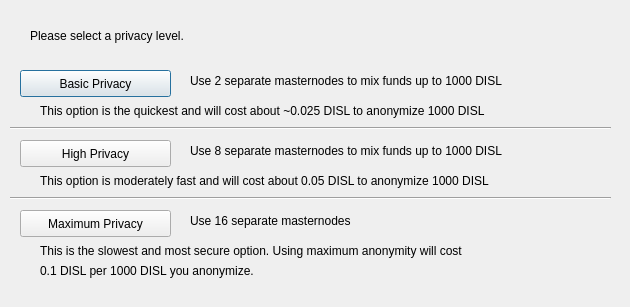
<?xml version="1.0" encoding="UTF-8"?>
<ui version="4.0">
 <class>DarksendConfig</class>
 <widget class="QDialog" name="DarksendConfig">
  <property name="geometry">
   <rect>
    <x>0</x>
    <y>0</y>
    <width>630</width>
    <height>307</height>
   </rect>
  </property>
  <property name="windowTitle">
   <string>Configure PrivateSend</string>
  </property>
  <widget class="QPushButton" name="buttonBasic">
   <property name="geometry">
    <rect>
     <x>20</x>
     <y>70</y>
     <width>151</width>
     <height>27</height>
    </rect>
   </property>
   <property name="text">
    <string>Basic Privacy</string>
   </property>
  </widget>
  <widget class="QPushButton" name="buttonHigh">
   <property name="geometry">
    <rect>
     <x>20</x>
     <y>140</y>
     <width>151</width>
     <height>27</height>
    </rect>
   </property>
   <property name="text">
    <string>High Privacy</string>
   </property>
  </widget>
  <widget class="QPushButton" name="buttonMax">
   <property name="geometry">
    <rect>
     <x>20</x>
     <y>210</y>
     <width>151</width>
     <height>27</height>
    </rect>
   </property>
   <property name="text">
    <string>Maximum Privacy</string>
   </property>
  </widget>
  <widget class="QLabel" name="label">
   <property name="geometry">
    <rect>
     <x>30</x>
     <y>20</y>
     <width>571</width>
     <height>31</height>
    </rect>
   </property>
   <property name="text">
    <string>Please select a privacy level.</string>
   </property>
  </widget>
  <widget class="QLabel" name="label_2">
   <property name="geometry">
    <rect>
     <x>190</x>
     <y>70</y>
     <width>421</width>
     <height>21</height>
    </rect>
   </property>
   <property name="text">
    <string>Use 2 separate masternodes to mix funds up to 1000 DISL</string>
   </property>
  </widget>
  <widget class="QLabel" name="label_3">
   <property name="geometry">
    <rect>
     <x>190</x>
     <y>140</y>
     <width>411</width>
     <height>21</height>
    </rect>
   </property>
   <property name="text">
    <string>Use 8 separate masternodes to mix funds up to 1000 DISL</string>
   </property>
  </widget>
  <widget class="QLabel" name="label_4">
   <property name="geometry">
    <rect>
     <x>190</x>
     <y>210</y>
     <width>421</width>
     <height>21</height>
    </rect>
   </property>
   <property name="text">
    <string>Use 16 separate masternodes</string>
   </property>
  </widget>
  <widget class="QLabel" name="label_6">
   <property name="geometry">
    <rect>
     <x>40</x>
     <y>100</y>
     <width>561</width>
     <height>21</height>
    </rect>
   </property>
   <property name="text">
    <string>This option is the quickest and will cost about ~0.025 DISL to anonymize 1000 DISL</string>
   </property>
  </widget>
  <widget class="QLabel" name="label_7">
   <property name="geometry">
    <rect>
     <x>40</x>
     <y>170</y>
     <width>561</width>
     <height>21</height>
    </rect>
   </property>
   <property name="text">
    <string>This option is moderately fast and will cost about 0.05 DISL to anonymize 1000 DISL</string>
   </property>
  </widget>
  <widget class="QLabel" name="label_8">
   <property name="geometry">
    <rect>
     <x>40</x>
     <y>240</y>
     <width>561</width>
     <height>21</height>
    </rect>
   </property>
   <property name="text">
    <string>This is the slowest and most secure option. Using maximum anonymity will cost</string>
   </property>
  </widget>
  <widget class="QLabel" name="label_9">
   <property name="geometry">
    <rect>
     <x>40</x>
     <y>260</y>
     <width>561</width>
     <height>21</height>
    </rect>
   </property>
   <property name="text">
    <string>0.1 DISL per 1000 DISL you anonymize.</string>
   </property>
  </widget>
  <widget class="Line" name="line">
   <property name="geometry">
    <rect>
     <x>10</x>
     <y>120</y>
     <width>601</width>
     <height>16</height>
    </rect>
   </property>
   <property name="orientation">
    <enum>Qt::Horizontal</enum>
   </property>
  </widget>
  <widget class="Line" name="line_2">
   <property name="geometry">
    <rect>
     <x>10</x>
     <y>190</y>
     <width>601</width>
     <height>16</height>
    </rect>
   </property>
   <property name="orientation">
    <enum>Qt::Horizontal</enum>
   </property>
  </widget>
 </widget>
 <resources/>
 <connections/>
</ui>
